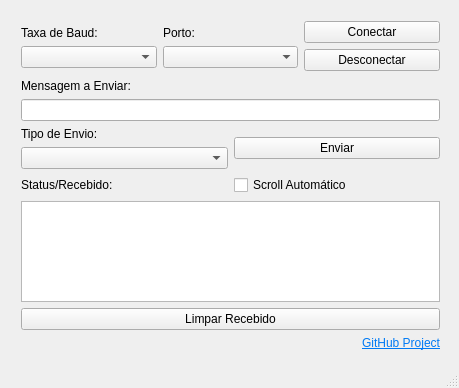
<?xml version="1.0" encoding="UTF-8"?>
<ui version="4.0">
 <class>MainWindow</class>
 <widget class="QMainWindow" name="MainWindow">
  <property name="geometry">
   <rect>
    <x>0</x>
    <y>0</y>
    <width>459</width>
    <height>388</height>
   </rect>
  </property>
  <property name="windowTitle">
   <string>Terminal Serial</string>
  </property>
  <widget class="QWidget" name="centralWidget">
   <property name="enabled">
    <bool>true</bool>
   </property>
   <property name="layoutDirection">
    <enum>Qt::LeftToRight</enum>
   </property>
   <widget class="QWidget" name="verticalLayoutWidget">
    <property name="geometry">
     <rect>
      <x>10</x>
      <y>10</y>
      <width>441</width>
      <height>351</height>
     </rect>
    </property>
    <layout class="QVBoxLayout" name="verticalLayout">
     <item>
      <layout class="QHBoxLayout" name="horizontalLayout_3">
       <item>
        <layout class="QVBoxLayout" name="verticalLayout_2">
         <property name="topMargin">
          <number>5</number>
         </property>
         <property name="bottomMargin">
          <number>5</number>
         </property>
         <item>
          <widget class="QLabel" name="label">
           <property name="text">
            <string>Taxa de Baud:</string>
           </property>
          </widget>
         </item>
         <item>
          <widget class="QComboBox" name="baudRateChoice"/>
         </item>
        </layout>
       </item>
       <item>
        <layout class="QVBoxLayout" name="verticalLayout_3">
         <property name="topMargin">
          <number>5</number>
         </property>
         <property name="bottomMargin">
          <number>5</number>
         </property>
         <item>
          <widget class="QLabel" name="label_2">
           <property name="text">
            <string>Porto:</string>
           </property>
          </widget>
         </item>
         <item>
          <widget class="QComboBox" name="portChoice"/>
         </item>
        </layout>
       </item>
       <item>
        <layout class="QVBoxLayout" name="verticalLayout_5">
         <item>
          <widget class="QPushButton" name="connectButton">
           <property name="text">
            <string>Conectar</string>
           </property>
          </widget>
         </item>
         <item>
          <widget class="QPushButton" name="disconnectButton">
           <property name="text">
            <string>Desconectar</string>
           </property>
          </widget>
         </item>
        </layout>
       </item>
      </layout>
     </item>
     <item>
      <widget class="QLabel" name="label_3">
       <property name="text">
        <string>Mensagem a Enviar:</string>
       </property>
      </widget>
     </item>
     <item>
      <widget class="QLineEdit" name="sendMessage_LE"/>
     </item>
     <item>
      <layout class="QHBoxLayout" name="horizontalLayout_2">
       <property name="topMargin">
        <number>0</number>
       </property>
       <item>
        <layout class="QVBoxLayout" name="verticalLayout_4">
         <item>
          <widget class="QLabel" name="label_5">
           <property name="text">
            <string>Tipo de Envio:</string>
           </property>
          </widget>
         </item>
         <item>
          <widget class="QComboBox" name="sendingTypeChoice"/>
         </item>
        </layout>
       </item>
       <item>
        <widget class="QPushButton" name="sendButton">
         <property name="text">
          <string>Enviar</string>
         </property>
        </widget>
       </item>
      </layout>
     </item>
     <item>
      <layout class="QHBoxLayout" name="horizontalLayout">
       <property name="topMargin">
        <number>0</number>
       </property>
       <item>
        <widget class="QLabel" name="label_4">
         <property name="text">
          <string>Status/Recebido:</string>
         </property>
        </widget>
       </item>
       <item>
        <widget class="QCheckBox" name="automaticScrollCB">
         <property name="text">
          <string>Scroll Automático</string>
         </property>
        </widget>
       </item>
      </layout>
     </item>
     <item>
      <widget class="QTextEdit" name="incoming_TE"/>
     </item>
     <item>
      <widget class="QPushButton" name="clearButton">
       <property name="text">
        <string>Limpar Recebido</string>
       </property>
      </widget>
     </item>
     <item>
      <widget class="QLabel" name="label_6">
       <property name="text">
        <string>&lt;html&gt;&lt;head/&gt;&lt;body&gt;&lt;p&gt;&lt;a href=&quot;https://github.com/ProFL/QtSerialTerminal&quot;&gt;&lt;span style=&quot; text-decoration: underline; color:#007af4;&quot;&gt;GitHub Project&lt;/span&gt;&lt;/a&gt;&lt;/p&gt;&lt;/body&gt;&lt;/html&gt;</string>
       </property>
       <property name="textFormat">
        <enum>Qt::RichText</enum>
       </property>
       <property name="alignment">
        <set>Qt::AlignRight|Qt::AlignTrailing|Qt::AlignVCenter</set>
       </property>
       <property name="openExternalLinks">
        <bool>true</bool>
       </property>
       <property name="textInteractionFlags">
        <set>Qt::TextBrowserInteraction</set>
       </property>
      </widget>
     </item>
    </layout>
   </widget>
  </widget>
  <widget class="QStatusBar" name="statusBar"/>
 </widget>
 <layoutdefault spacing="6" margin="11"/>
 <resources/>
 <connections/>
</ui>
